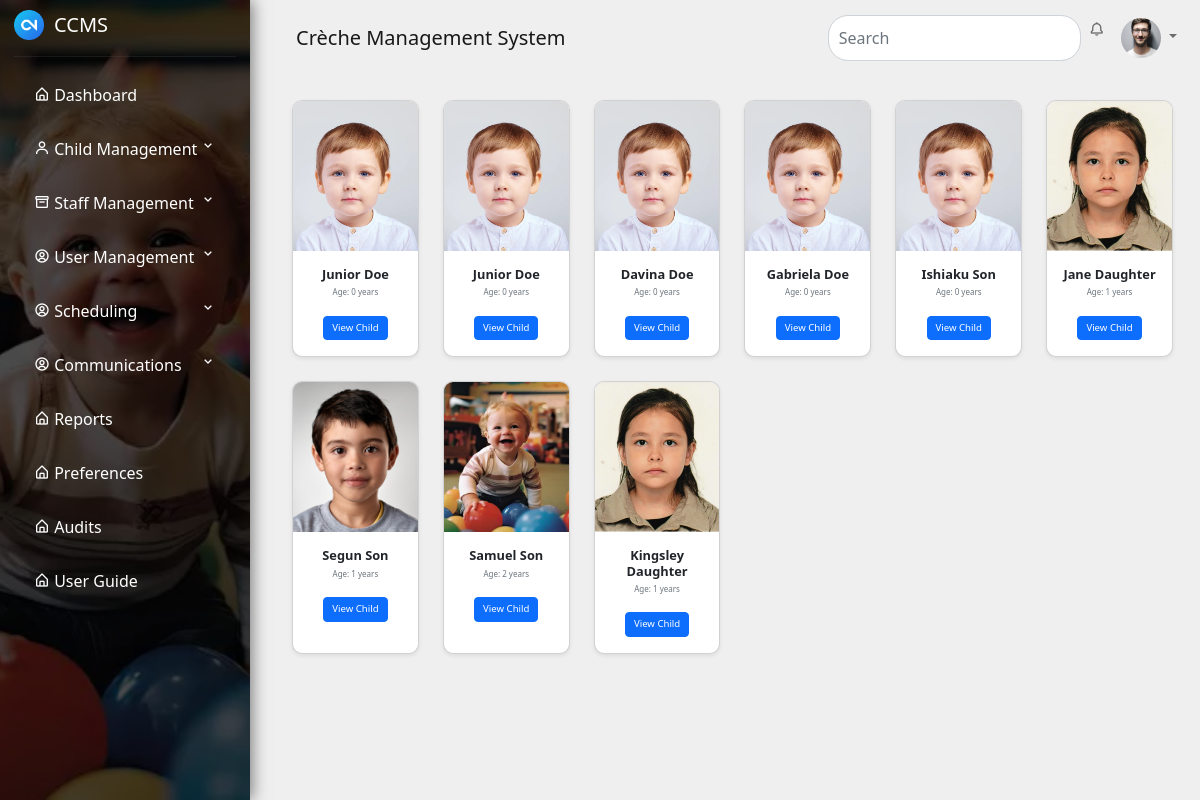
Page /all-children/ on the committed database.
### authentication/models.py (models this page shows, shortened)
class Child(models.Model):
    GENDER_CHOICES = [
        ('M', 'Male'),
        ('F', 'Female'),
        ('O', 'Other'),
    ]
    first_name = models.CharField(max_length=50)
    last_name = models.CharField(max_length=50)
    date_of_birth = models.DateField()
    parent_name = models.CharField(max_length=100)
    contact_number = models.CharField(max_length=15)
    address = models.TextField()
    passport_image = models.ImageField(upload_to='passport_images/', blank=True, null=True)
    gender = models.CharField(max_length=1, choices=GENDER_CHOICES, default='M')
    created_at = models.DateTimeField(auto_now_add=True)

### authentication/views.py (the view)
# urls.py: path('all-children/', views.all_children_view, name='all_children'),
def all_children_view(request):
    children = Child.objects.all()
    for child in children:
        child.age = date.today().year - child.date_of_birth.year - (
            (date.today().month, date.today().day) < (child.date_of_birth.month, child.date_of_birth.day)
        )
    context1 = {
        'children': children,
    }
    return render(request, 'authentication/all_children.html', context1)

### authentication/templates/authentication/all_children.html (shortened to what this page needs)
{% extends 'dashboard_base.html' %}
{% block dashboard_content %}
{% load static %}
<div class="container mt-4">
    <div class="row">
        {% for child in children %}
        <div class="col-lg-2 col-md-4 col-sm-6 mb-4">
            <div class="card h-100 shadow-sm" style="border-radius: 10px; overflow: hidden;">
                {% if child.passport_image %}
                    <img src="{{ child.passport_image.url }}" class="card-img-top" alt="{{ child.first_name }}'s Picture" style="height: 150px; object-fit: cover;">
                {% else %}
                    <img src="{% static 'images/child.png' %}" class="card-img-top" alt="Default Image" style="height: 150px; object-fit: cover;">
                {% endif %}
                <div class="card-body text-center">
                    <h6 class="card-title mb-1" style="font-size: 0.8rem; font-weight: bold;">{{ child.first_name }} {{ child.last_name }}</h6>
                    <p class="card-text" style="font-size: 0.5rem; color: #6c757d;">Age: {{ child.age }} years</p>
                    <a href="#" class="btn btn-primary btn-sm" data-bs-toggle="modal" data-bs-target="#childModal{{ child.id }}" data-child-id="{{ child.id }}" style="font-size: 0.6rem;">View Child</a>
                </div>
            </div>
        </div>
        {% empty %}
        <div class="col-12">
            <p class="text-center">No children found.</p>
        </div>
        {% endfor %}
    </div>
</div>
{% endblock %}

### authentication/templates/dashboard_base.html (shortened to what this page needs)
<!DOCTYPE html>
<html lang="en">
<head>
    {% load static %}
    <link href="https://cdn.jsdelivr.net/npm/bootstrap@5.2.3/dist/css/bootstrap.min.css" rel="stylesheet">
    <link href="https://unpkg.com/boxicons@2.1.4/css/boxicons.min.css" rel="stylesheet">
</head>
<body>
    <div class="sidebar">
        <div class="user-profile d-flex align-items-center">
            <img src="{% static 'images/logo1.png' %}" alt="User Profile">
            <h5 class="mb-0">CCMS</h5>
        </div>
        <hr>
        <ul class="nav flex-column">
            <li class="nav-item">
                <a class="nav-link" href="{% url 'dashboard' %}"><i class="bx bx-home-alt"></i> Dashboard</a>
            </li>
            <li class="nav-item">
                <a class="nav-link collapsed" data-bs-toggle="collapse" href="#childManagement" role="button" aria-expanded="false" aria-controls="childManagement">
                    <i class="bx bx-user"></i> Child Management <i class="bx bx-chevron-down float-end"></i>
                </a>
            </li>
            <li class="nav-item">
                <a class="nav-link collapsed" data-bs-toggle="collapse" href="#staffManagement" role="button" aria-expanded="false" aria-controls="staffManagement">
                    <i class="bx bx-box"></i> Staff Management <i class="bx bx-chevron-down float-end"></i>
                </a>
            </li>
            <li class="nav-item">
                <a class="nav-link collapsed" data-bs-toggle="collapse" href="#userManagement" role="button" aria-expanded="false" aria-controls="userManagement">
                    <i class="bx bx-user-circle"></i> User Management <i class="bx bx-chevron-down float-end"></i>
                </a>
            </li>
            <li class="nav-item">
                <a class="nav-link collapsed" data-bs-toggle="collapse" href="#scheduling" role="button" aria-expanded="false" aria-controls="scheduling">
                    <i class="bx bx-user-circle"></i> Scheduling <i class="bx bx-chevron-down float-end"></i>
                </a>
            </li>
            <li class="nav-item">
                <a class="nav-link collapsed" data-bs-toggle="collapse" href="#communication" role="button" aria-expanded="false" aria-controls="communication">
                    <i class="bx bx-user-circle"></i> Communications <i class="bx bx-chevron-down float-end"></i>
                </a>
            </li>
            <li class="nav-item">
                <a class="nav-link" href="#"><i class="bx bx-home-alt"></i> Reports</a>
            </li>
            <li class="nav-item">
                <a class="nav-link" href="#"><i class="bx bx-home-alt"></i> Preferences</a>
            </li>
            <li class="nav-item">
                <a class="nav-link" href="#"><i class="bx bx-home-alt"></i> Audits</a>
            </li>
            <li class="nav-item">
                <a class="nav-link" href="#"><i class="bx bx-home-alt"></i> User Guide</a>
            </li>
        </ul>
    </div>
    <div class="main-content">
        <nav class="navbar navbar-expand-lg navbar-light">
            <div class="container-fluid">
                <a class="navbar-brand" href="#">Crèche Management System</a>
                <div class="navbar-right d-flex align-items-center">
                    <div class="collapse navbar-collapse" id="navbarSupportedContent">
                        <form class="d-flex mx-auto">
                            <input class="form-control search-input" type="search" placeholder="Search" aria-label="Search">
                        </form>
                        <ul class="navbar-nav ms-auto mb-2 mb-lg-0">
                            <li class="nav-item">
                                <a class="nav-link" href="#"><i class="bx bx-bell"></i></a>
                            </li>
                            <li class="nav-item dropdown">
                                <a class="nav-link dropdown-toggle" href="#" id="navbarDropdown" role="button" data-bs-toggle="dropdown" aria-expanded="false">
                                    <img src="{% static 'images/profile.jpg' %}" alt="User Image">
                                </a>
                            </li>
                        </ul>
                    </div>
                </div>
            </div>
        </nav>
        <div class="content">
            {% block dashboard_content %}{% endblock %}
        </div>
    </div>
</body>
</html>

### rows in the picture
Child: first_name "Junior", last_name "Doe", age "0"
Child: first_name "Junior", last_name "Doe", age "0"
Child: first_name "Davina", last_name "Doe", age "0"
Child: first_name "Gabriela", last_name "Doe", age "0"
Child: first_name "Ishiaku", last_name "Son", age "0"
Child: passport_image (picture), first_name "Jane", last_name "Daughter", age "1"
Child: passport_image (picture), first_name "Segun", last_name "Son", age "1"
Child: passport_image (picture), first_name "Samuel", last_name "Son", age "2"
Child: passport_image (picture), first_name "Kingsley", last_name "Daughter", age "1"
